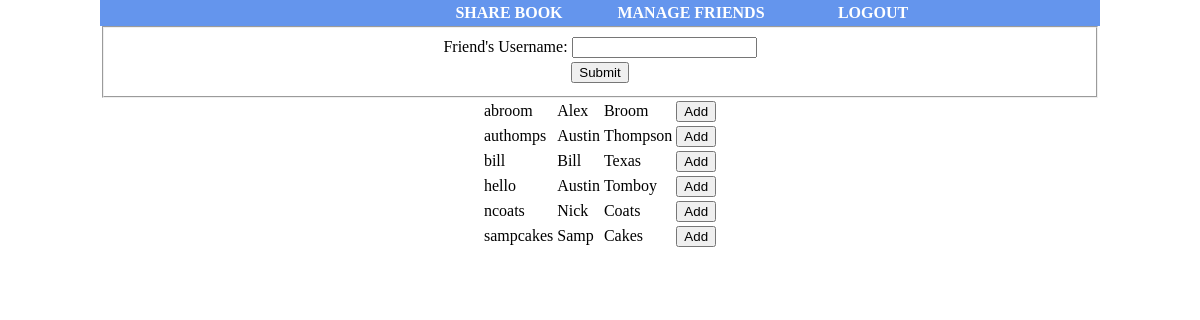
The page /user_add_friend.php on the database its author committed.
### tables this page shows
CREATE TABLE users
( 	username VARCHAR(20) PRIMARY KEY NOT NULL,
	password VARCHAR(20) NOT NULL,
	current_book CHAR(17),
	first_name VARCHAR(20),
	last_name VARCHAR(20),
	FOREIGN KEY (current_book) REFERENCES books(isbn)
);

### user_add_friend.php (the view, shortened to what this page needs)
<?php
	$username = $_SESSION['username'];
?>
<!DOCTYPE html>
<html>
<head>
	<link rel="stylesheet" type="text/css" href="bookshelf.css" />
</head>
<body>
	<div id="wrap">
		<?php
			include('directory.php');
		?>
		<div id="main">
			<form action="process_user_add_friend.php" method="post"><fieldset overflow="hidden"><table>
				<tr><td><label>Friend's Username:</label></td><td><input type="text" name="friend_name"></td></tr>
				<tr><td colspan="2" align="center"><input type="submit" value="Submit"></td></tr>
			</table></fieldset></form>
		</div>
		<?php
			include('access_database.php');
			if (sizeof($friends) == 0) {
				$notFriendQuery = "SELECT username, first_name, last_name FROM users WHERE username != '".$username."'";
			} else {
				$notFriendQuery = "SELECT username, first_name, last_name FROM users WHERE NOT username in (".join(',',$friends).") AND username != '".$username."'";
			}
			$notFriendStmt = $db->query($notFriendQuery);
			$num_rows = $notFriendStmt->num_rows;
			if ($num_rows == 0) {
				echo "Everyone is your friend<br>";
			} else {
				echo "<table>";
				for ($i=0; $i < $num_rows; $i++) {
					$row = $notFriendStmt->fetch_assoc();
					echo '<form action="process_user_add_friend.php" method="post">';
					echo '<tr><td>'.$row['username'].'</td><td>'.$row['first_name'].'</td><td>'.$row['last_name'].'</td><td><input type="submit" value="Add"></td><input type ="hidden" name="friend_name" value="'.$row['username'].'"></tr>';
					echo '</form>';
				}
				echo "</table>";
			}
		?>
</body>
</html>

### css/bookshelf.css (style rules this page uses)
html, body { margin:0; padding:0; }
#wrap { width:1000px; margin:0 auto; font-size: 16px; }
#main { margin:0 auto; text-align:center }
table { margin-left:auto; margin-right:auto; }

### rows shown on the page
users: username "abroom", first_name "Alex", last_name "Broom"
users: username "authomps", first_name "Austin", last_name "Thompson"
users: username "bill", first_name "Bill", last_name "Texas"
users: username "hello", first_name "Austin", last_name "Tomboy"
users: username "ncoats", first_name "Nick", last_name "Coats"
users: username "sampcakes", first_name "Samp", last_name "Cakes"
